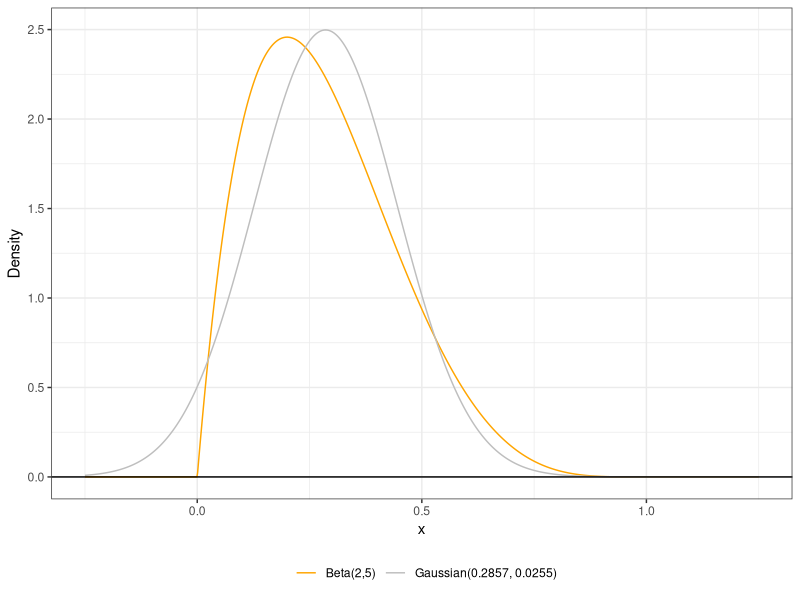
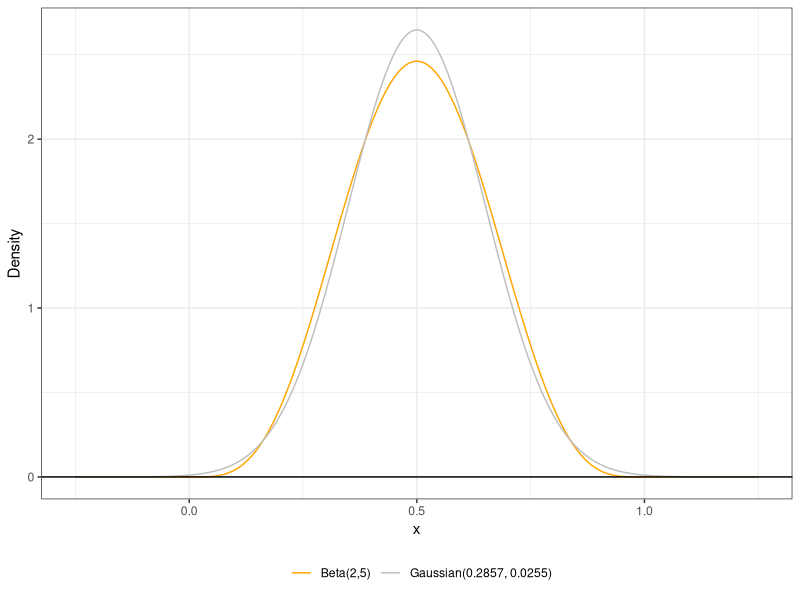
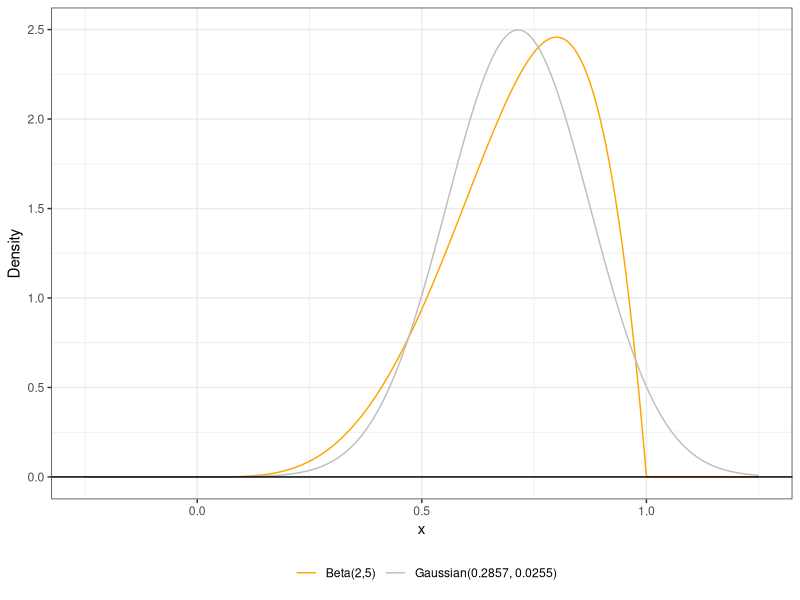
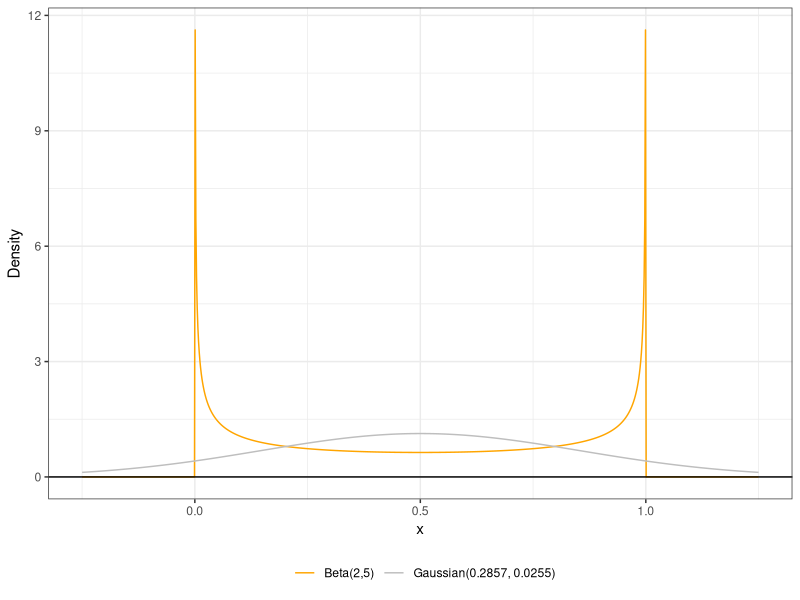

The R source for these figures, in order:
library(tidyverse)

calculate_distribution <- function(alpha, beta)
{
  q1.fig.dat <- tibble(x = seq(-0.25, 1.25, length.out=1000)) |>   # generate a grid of points
    mutate(beta.pdf = dbeta(x, alpha, beta),
           norm.pdf = dnorm(x, mean = alpha/(alpha+beta), 
           sd = sqrt((alpha*beta)/((alpha+beta)^2*(alpha+beta+1)))))  # Gaussian distribution with same mean and variance
    plot = ggplot(data= q1.fig.dat)+                                              # specify data
      geom_line(aes(x=x, y=beta.pdf, color="Beta(2,5)")) +                 # plot beta dist
      geom_line(aes(x=x, y=norm.pdf, color="Gaussian(0.2857, 0.0255)")) +  # plot guassian dist
      geom_hline(yintercept=0)+                                            # plot x axis
      theme_bw()+                                                          # change theme
      xlab("x")+                                                           # label x axis
      ylab("Density")+                                                     # label y axis
      scale_color_manual("", values = c("orange", "grey"))+                 # change colors
      theme(legend.position = "bottom")   

  values = tibble(mean = numeric(1), variance = numeric(1), 
                  skewness = numeric(1), kurtosis = numeric(1)) |>
    mutate(mean = alpha/(alpha + beta)) |>
    mutate(variance = (alpha*beta)/((alpha+beta)^2*(alpha+beta+1))) |>
    mutate(skewness = 2*(beta-alpha)*(alpha+beta+1)^(1/2)/((alpha+beta+2)*(alpha*beta)^(1/2))) |>
    mutate(kurtosis = 6*((alpha-beta)^2*(alpha+beta+1)-alpha*beta*(alpha+beta+2))
           /(alpha*beta*(alpha+beta+2)*(alpha+beta+3)))
    return (list(plot = plot, values = values))
}
alpha.vals = c(2,5,5,.5)
beta.vals = c(5,5,2,.5)
total.data = tibble(mean = numeric(0), variance = numeric(0),
                    skewness = numeric(0), kurtosis = numeric(0))
all.plots = list()
for(i in 1:4)
{
  return.val = calculate_distribution(alpha.vals[i], beta.vals[i])
  total.data = bind_rows(total.data, return.val$values)
  all.plots[[i]] <- return.val$plot
}
view(total.data)
print(all.plots[[1]])
print(all.plots[[2]])
print(all.plots[[3]])
print(all.plots[[4]])

#Step 2:
beta.moment <- function(alpha,beta,k, centered)
{
  mean.funct = function(x) x^1*dbeta(x,alpha, beta)
  mean.val = integrate(mean.funct,lower = 0,upper = 1)$value
  print(mean.val)
  if(k == 1)
  {
    mean.val
  }
  else if(k == 2)
  {
    variance.funct = function(x) (x-mean.val)^k*dbeta(x,alpha,beta)
    variance.val = integrate(variance.funct, 0,1)
    variance.val
  }
  else if(k == 3)
  {
    skewness.funct.top = function(x) (x-mean.val)^k*dbeta(x,alpha,beta)
    skewness.val.top = integrate(skewness.funct.top, 0,1)$value
    skewness.funct.bott = function(x) (x-mean.val)^(k-1)*dbeta(x,alpha,beta)
    skewness.val.bott = integrate(skewness.funct.bott, 0,1)$value
    skewness.val = skewness.val.top/(skewness.val.bott^(3/2))
    skewness.val
  }
  else if(k == 4)
  {
    kurt.funct.top = function(x) (x-mean.val)^k*dbeta(x,alpha,beta)
    kurt.val.top = integrate(kurt.funct.top, 0, 1)$value
    kurt.funct.bott = function(x) (x-mean.val)^(k-2) *dbeta(x,alpha,beta)
    kurt.val.bott = integrate(kurt.funct.bott, 0, 1)$value
    kurt.val = kurt.val.top/((kurt.val.bott)^2) -3
    kurt.val
  }
    
}

#Making histograms

set.seed(7272)






